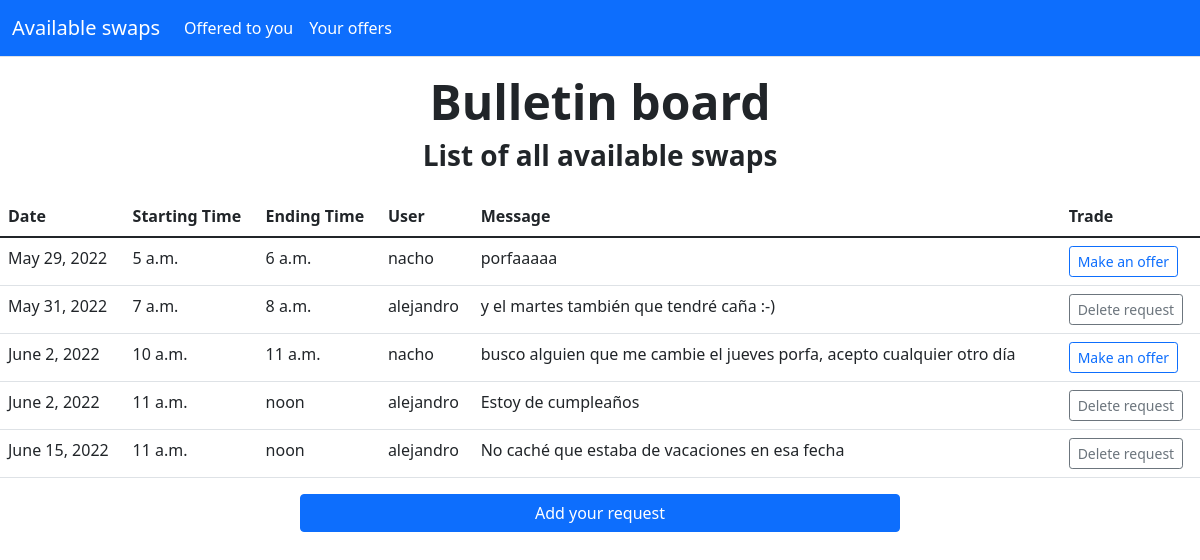
The app's page / (signed in) with its own data.
### chat_commerce/models.py (models this page shows, shortened)
class Request(models.Model):
    User = models.ForeignKey(User, related_name='requesting_user', on_delete=models.CASCADE)
    message = models.TextField(blank=True)
    active = models.BooleanField(default=True)
    date = models.DateField()
    start_time = models.TimeField()
    end_time = models.TimeField()
    created_at = models.DateTimeField(auto_now_add=True)
    updated_at = models.DateTimeField(auto_now=True)
    objects = models.Manager()
    accepted = models.BooleanField(default=False)
    class Meta:
        verbose_name_plural = 'Requests'
        ordering = ('date', "start_time", "end_time")

### chat_commerce/views.py (the view)
# urls.py: path('', views.RequestListView.as_view(), name='request_list'),
class RequestListView(ListView):
    model = Request
    template_name = 'chat_commerce/request_list.html'
    raise_exception = True

### templates/chat_commerce/request_list.html (shortened to what this page needs)
{% extends "../base.html" %}
{% block content %}
	<div class="px-6 py-2 my-2 text-center">
		<h1 class="display-5 fw-bold">Bulletin board</h1>
		<h3 class="display-7 fw-bold">List of all available swaps</h3>
	</div>
	<table class="table">
	  <thead>
	    <tr>
	      <th scope="col">Date</th>
	      <th scope="col">Starting Time</th>
	      <th scope="col">Ending Time</th>
          <th scope="col">User</th>
		  <th scope="col">Message</th>
		  <th scope="col">Trade</th>
	    </tr>
	  </thead>
	  <tbody>
	    {% for request in object_list %}
        {% if request.active %}
		<tr>
	      <td>{{request.date}}</td>
	      <td>{{request.start_time}}</td>
		  <td>{{request.end_time}}</td>
          <td>{{request.User.username}}</td>
		  <td>{{request.message}}</td>
		  <td>
			  {% if user != request.User %}
			<a button type="button" class="btn btn-outline-primary btn-sm" href="{% url 'chat_commerce:make_offer' request.id %}">Make an offer</a>
			  {% else %}
			<a button type="button" class="btn btn-outline-secondary btn-sm" href="{% url 'chat_commerce:delete_request' request.id %}">Delete request</a>
			  {% endif %}
		  </td>
	    </tr>
        {% endif %}
	   {% endfor %}
	  </tbody>
	</table>
	<div class="d-grid gap-2 col-6 mx-auto"">
		<a button class="btn btn-primary" type="button" href="{% url 'chat_commerce:make_request' %}">Add your request</a>
	  </div>
{% endblock %}

### records on screen
Request: date "May 29, 2022", start_time "5 a.m.", end_time "6 a.m.", User.username "nacho", message "porfaaaaa", shows "Make an offer"
Request: date "May 31, 2022", start_time "7 a.m.", end_time "8 a.m.", User.username "alejandro", message "y el martes también que tendré caña :-)", shows "Delete request"
Request: date "June 2, 2022", start_time "10 a.m.", end_time "11 a.m.", User.username "nacho", message "busco alguien que me cambie el jueves porfa, acepto cualquier otro día", shows "Make an offer"
Request: date "June 2, 2022", start_time "11 a.m.", end_time "noon", User.username "alejandro", message "Estoy de cumpleaños", shows "Delete request"
Request: date "June 15, 2022", start_time "11 a.m.", end_time "noon", User.username "alejandro", message "No caché que estaba de vacaciones en esa fecha", shows "Delete request"
